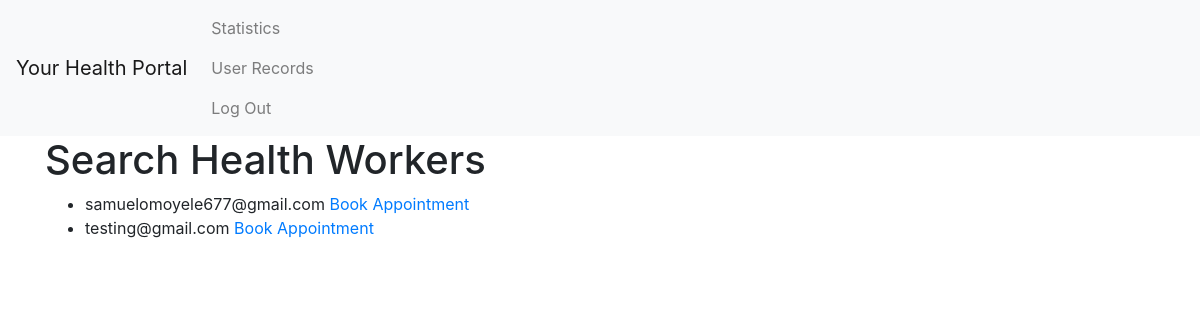
The app's page /search_health_workers/ with its own data.
### health_app/models.py (models this page shows, shortened)
class CustomUser(AbstractUser):
    id = models.UUIDField(primary_key=True, default=uuid.uuid4, editable=False)
    email = models.EmailField(unique=True)
    phone_number = models.CharField(max_length=15, unique=True)

### health_app/views.py (the view)
# urls.py: path('search_health_workers/', views.search_health_workers, name='search_health_workers'),
def search_health_workers(request):
    health_workers = CustomUser.objects.filter(userprofile__user_type='health_worker')
    return render(request, 'search_health_workers.html', {'health_workers': health_workers})

### health_app/templates/search_health_workers.html
{% extends "base.html" %}
{% block content %}
  <h1>Search Health Workers</h1>
  <ul>
    {% for health_worker in health_workers %}
      <li>
        {{ health_worker.email }}
        <a href="{% url 'book_appointment' health_worker.id %}">Book Appointment</a>
      </li>
    {% endfor %}
  </ul>
{% endblock %}

### records on screen
CustomUser: email "samuelomoyele677@gmail.com"
CustomUser: email "testing@gmail.com"
